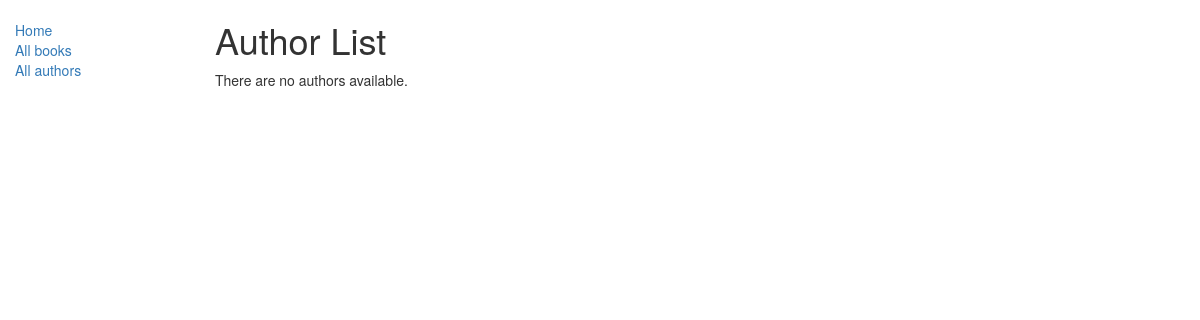
The app's page /catalog/authors/, older data.
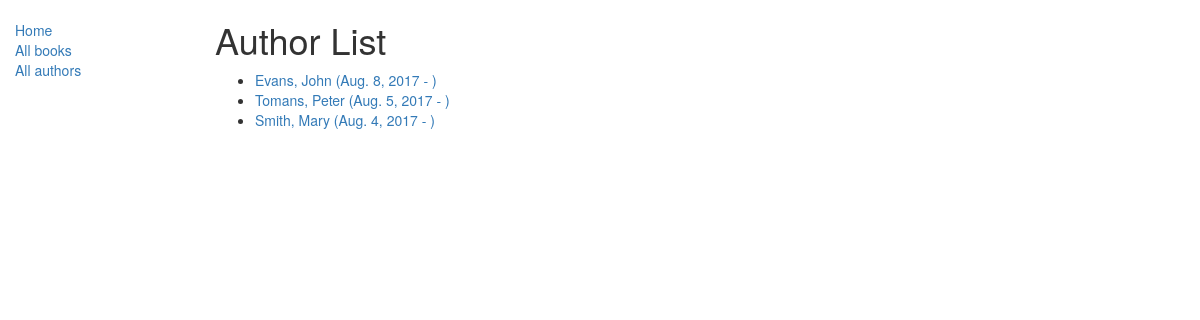
The same page, newer data.
### catalog/models.py (models this page shows)
class Author(models.Model):
    first_name = models.CharField(max_length=100)
    last_name = models.CharField(max_length=100)
    date_of_birth = models.DateField(null=True, blank=True)
    date_of_death = models.DateField('Died', null=True, blank=True)
    def get_absolute_url(self):
        return reverse('author-detail', args=[str(self.id)])
    def __str__(self):
        return '%s, %s' % (self.last_name, self.first_name)

### catalog/views.py (the view)
class AuthorListView(generic.ListView):
    model = Author

### catalog/templates/catalog/author_list.html
{% extends "base_generic.html" %}
{% block content %}
<h1>Author List</h1>
{% if author_list %}
  <ul>
  {% for author in author_list %}
    <li>
      <a href="{{ author.get_absolute_url }}">
      {{ author }} ({{author.date_of_birth}} - {% if author.date_of_death %}{{author.date_of_death}}{% endif %})
      </a>
    </li>
  {% endfor %}
 </ul>
{% else %}
  <p>There are no authors available.</p>
{% endif %}
{% endblock %}

Row changes from the older to the newer data that the page shows:
added Author: last_name+first_name "Evans, John", date_of_birth "Aug. 8, 2017"
added Author: last_name+first_name "Tomans, Peter", date_of_birth "Aug. 5, 2017"
added Author: last_name+first_name "Smith, Mary", date_of_birth "Aug. 4, 2017"
Text that changed along with them:
text no longer shown: "There are no authors available."
